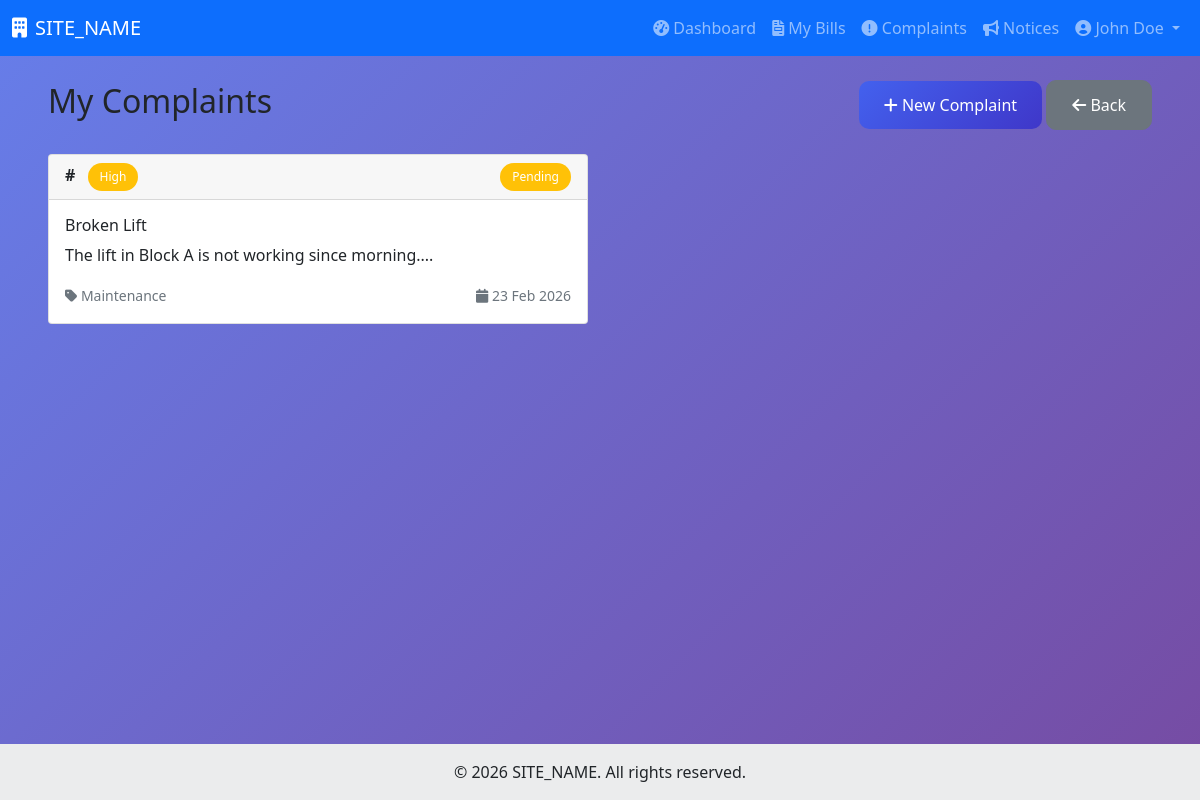
/resident/complaints.php (signed in), run on the app's committed database.
### tables this page shows
CREATE TABLE complaints (
    id INT PRIMARY KEY AUTO_INCREMENT,
    resident_id INT NOT NULL,
    title VARCHAR(200) NOT NULL,
    description TEXT NOT NULL,
    category ENUM('maintenance', 'noise', 'cleanliness', 'security', 'other') DEFAULT 'other',
    priority ENUM('low', 'medium', 'high', 'urgent') DEFAULT 'medium',
    status ENUM('pending', 'in_progress', 'resolved', 'rejected') DEFAULT 'pending',
    admin_comments TEXT,
    attachments VARCHAR(255),
    resolved_by INT,
    resolved_date DATETIME,
    created_at TIMESTAMP DEFAULT CURRENT_TIMESTAMP,
    updated_at TIMESTAMP DEFAULT CURRENT_TIMESTAMP ON UPDATE CURRENT_TIMESTAMP,
    FOREIGN KEY (resident_id) REFERENCES residents(id) ON DELETE CASCADE,
    FOREIGN KEY (resolved_by) REFERENCES admins(id) ON DELETE SET NULL
);

### resident/complaints.php (the view, shortened to what this page needs)
<?php
require_once '../includes/config.php';
$resident_id = $_SESSION['user_id'];
$complaints = $conn->query("SELECT * FROM complaints WHERE resident_id = $resident_id ORDER BY created_at DESC");
include '../includes/header.php';
?>
<div class="container-fluid px-4">
    <div class="d-flex justify-content-between align-items-center mb-4">
        <h2>My Complaints</h2>
        <div>
            <button type="button" class="btn btn-primary" data-bs-toggle="modal" data-bs-target="#newComplaintModal">
                <i class="fas fa-plus"></i> New Complaint
            </button>
            <a href="dashboard.php" class="btn btn-secondary">
                <i class="fas fa-arrow-left"></i> Back
            </a>
        </div>
    </div>
    <div class="row">
        <?php if ($complaints->num_rows > 0): ?>
            <?php while($complaint = $complaints->fetch_assoc()): ?>
                <div class="col-md-6 mb-4">
                    <div class="card">
                        <div class="card-header d-flex justify-content-between align-items-center">
                            <div>
                                <strong>#<?php echo $complaint['complaint_number']; ?></strong>
                                <span class="badge bg-<?php
                                    echo $complaint['priority'] == 'urgent' ? 'danger' :
                                        ($complaint['priority'] == 'high' ? 'warning' :
                                        ($complaint['priority'] == 'medium' ? 'info' : 'secondary'));
                                ?> ms-2">
                                    <?php echo ucfirst($complaint['priority']); ?>
                                </span>
                            </div>
                            <span class="badge bg-<?php
                                echo $complaint['status'] == 'resolved' ? 'success' :
                                    ($complaint['status'] == 'pending' ? 'warning' :
                                    ($complaint['status'] == 'in_progress' ? 'info' : 'danger'));
                            ?>">
                                <?php echo str_replace('_', ' ', ucfirst($complaint['status'])); ?>
                            </span>
                        </div>
                        <div class="card-body">
                            <h6 class="card-title"><?php echo htmlspecialchars($complaint['title']); ?></h6>
                            <p class="card-text"><?php echo nl2br(htmlspecialchars(substr($complaint['description'], 0, 150))); ?>...</p>
                            <div class="row mt-3">
                                <div class="col-md-6">
                                    <small class="text-muted">
                                        <i class="fas fa-tag"></i> <?php echo ucfirst($complaint['category']); ?>
                                    </small>
                                </div>
                                <div class="col-md-6 text-end">
                                    <small class="text-muted">
                                        <i class="fas fa-calendar"></i> <?php echo date('d M Y', strtotime($complaint['created_at'])); ?>
                                    </small>
                                </div>
                            </div>
                        </div>
                    </div>
                </div>
            <?php endwhile; ?>
        <?php endif; ?>
    </div>
</div>
<?php include '../includes/footer.php'; ?>

### assets/css/js/images/style.css (style rules this page uses)
:root { --primary-color: #4361ee; --secondary-color: #3f37c9; --success-color: #4cc9f0; --danger-color: #f72585; --warning-color: #f8961e; --info-color: #4895ef; --dark-color: #1b263b; --light-color: #f8f9fa; }
* { margin: 0; padding: 0; box-sizing: border-box; }
body { font-family: 'Segoe UI', Tahoma, Geneva, Verdana, sans-serif; background: linear-gradient(135deg, #667eea 0%, #764ba2 100%); min-height: 100vh; display: flex; flex-direction: column; }
.badge { padding: 8px 12px; border-radius: 30px; font-weight: 500; font-size: 12px; }
.btn { padding: 12px 25px; border-radius: 10px; font-weight: 500; transition: all 0.3s; }
.btn-primary { background: linear-gradient(135deg, var(--primary-color), var(--secondary-color)); border: none; color: white; }

### data on the page
complaints: priority "High", status "Pending", title "Broken Lift", description "The lift in Block A is not working since morning.", category "Maintenance", created_at "23 Feb 2026"

### other printed values
SITE_NAME "SITE_NAME"
$_SESSION['user_name'] "John Doe"
